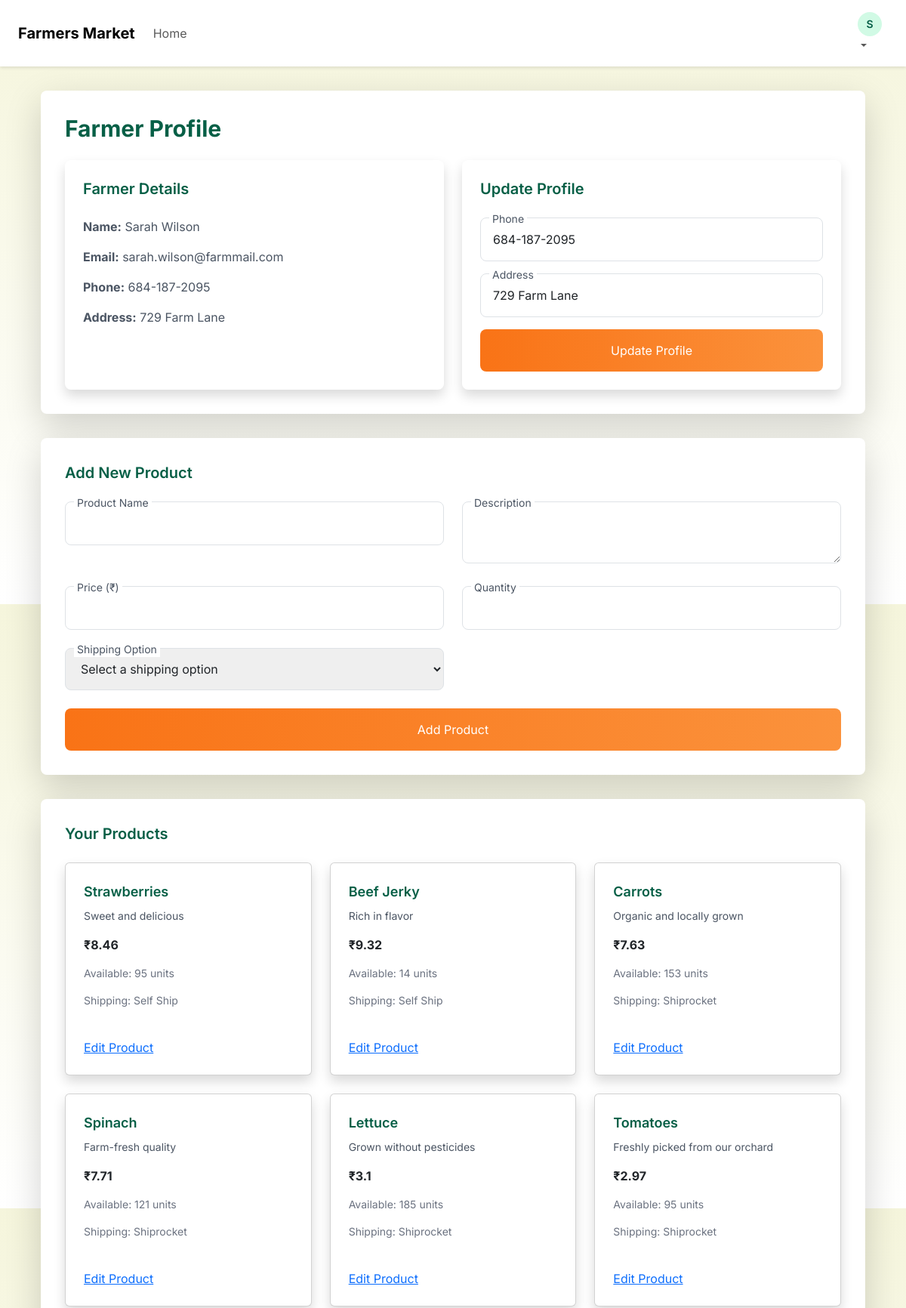
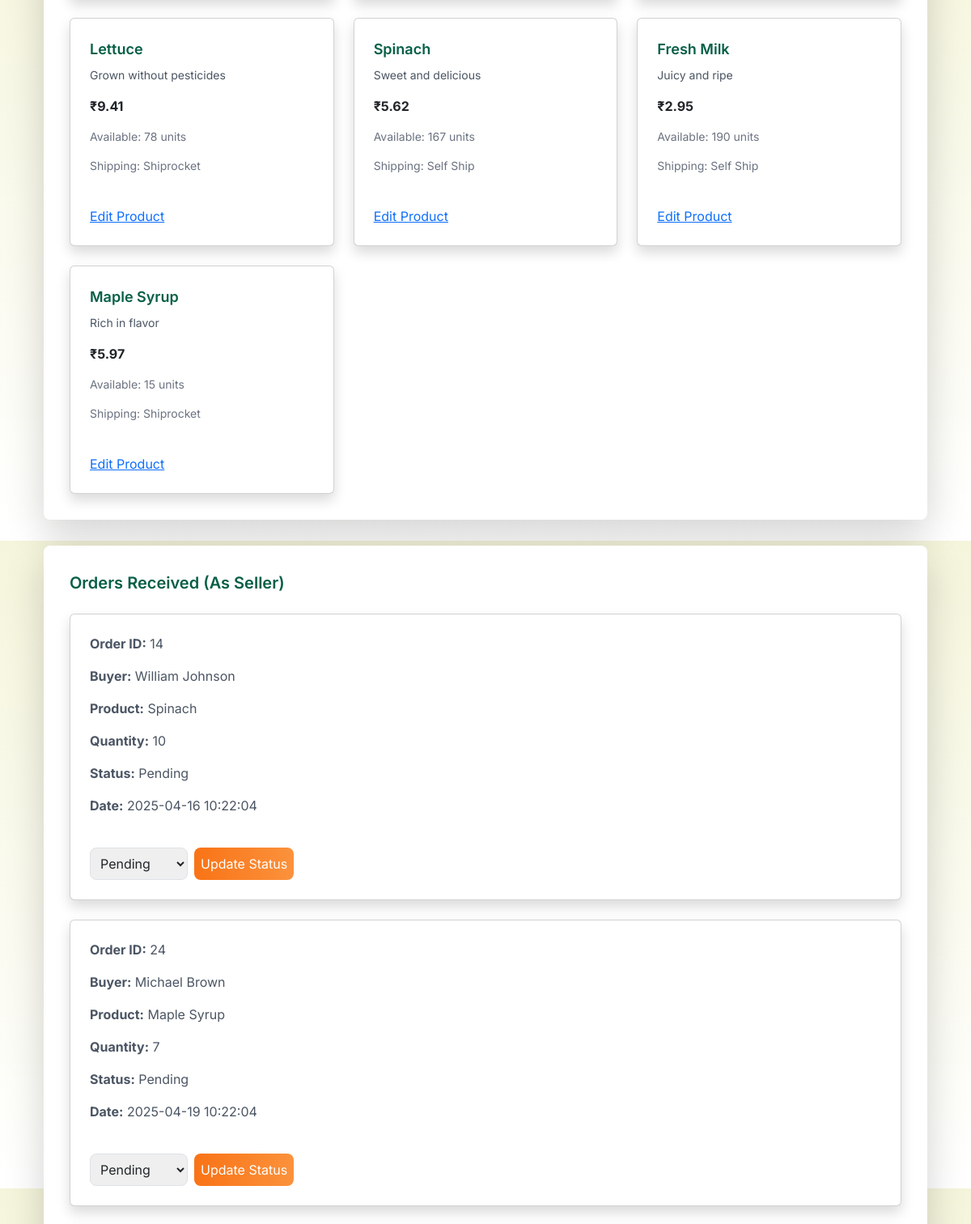
/profile/6 (signed in, upper part), run on the app's committed database (2 pictures, top to bottom).
### app.py (models this page shows, shortened)
class Farmer(db.Model, UserMixin):
    id = db.Column(db.Integer, primary_key=True)
    name = db.Column(db.String(100), nullable=False)
    email = db.Column(db.String(120), unique=True, nullable=False)
    password_hash = db.Column(db.String(128), nullable=False)
    phone = db.Column(db.String(20))
    address = db.Column(db.String(200))
    products = db.relationship('Product', backref='farmer', lazy=True)

class Product(db.Model):
    id = db.Column(db.Integer, primary_key=True)
    name = db.Column(db.String(100), nullable=False)
    description = db.Column(db.Text)
    price = db.Column(db.Float, nullable=False)
    quantity = db.Column(db.Integer, nullable=False)
    farmer_id = db.Column(db.Integer, db.ForeignKey('farmer.id'), nullable=False)
    shipping_option = db.Column(db.String(50), nullable=False)

class Order(db.Model):
    id = db.Column(db.Integer, primary_key=True)
    buyer_name = db.Column(db.String(100), nullable=False)
    buyer_email = db.Column(db.String(120), nullable=False)
    product_id = db.Column(db.Integer, db.ForeignKey('product.id'), nullable=False)
    quantity = db.Column(db.Integer, nullable=False)
    status = db.Column(db.String(50), default='Pending')
    order_date = db.Column(db.DateTime, default=datetime.utcnow)
    product = db.relationship('Product', backref='orders')

### app.py (the view)
@app.route('/profile/<int:farmer_id>')
@login_required
def profile(farmer_id):
    if current_user.id != farmer_id:
        flash('You can only access your own profile', 'error')
        return redirect(url_for('profile', farmer_id=current_user.id))
    try:
        farmer = Farmer.query.get_or_404(farmer_id)
        products = Product.query.filter_by(farmer_id=farmer_id).all()
        seller_orders = Order.query.join(Product).filter(Product.farmer_id == farmer_id).all()
        buyer_orders = Order.query.filter_by(buyer_email=farmer.email).all()
        logger.info(f"Retrieved profile for farmer ID: {farmer_id}")
        return render_template('profile.html', farmer=farmer, products=products, seller_orders=seller_orders, buyer_orders=buyer_orders)
    except OperationalError as e:
        logger.error(f"Error retrieving profile for farmer {farmer_id}: {e}")
        return jsonify({'error': 'Database error, please try again later'}), 500

### app.py (called while the page is built)
@login_manager.user_loader
def load_user(user_id):
    return Farmer.query.get(int(user_id))

### templates/profile.html (shortened to what this page needs)
{% extends 'base.html' %}
{% block content %}
<div class="bg-white p-8 rounded-lg shadow-lg mb-8">
    <h2 class="text-3xl font-bold text-green-800 mb-6">Farmer Profile</h2>
    <div class="grid grid-cols-1 md:grid-cols-2 gap-6">
        <div class="bg-white p-6 rounded-lg shadow">
            <h3 class="text-xl font-semibold text-green-800 mb-4">Farmer Details</h3>
            <p class="text-gray-600"><strong>Name:</strong> {{ farmer.name }}</p>
            <p class="text-gray-600"><strong>Email:</strong> {{ farmer.email }}</p>
            <p class="text-gray-600"><strong>Phone:</strong> {{ farmer.phone or 'Not provided' }}</p>
            <p class="text-gray-600"><strong>Address:</strong> {{ farmer.address or 'Not provided' }}</p>
        </div>
        <div class="bg-white p-6 rounded-lg shadow">
            <h3 class="text-xl font-semibold text-green-800 mb-4">Update Profile</h3>
            <form method="POST" action="{{ url_for('update_farmer', farmer_id=farmer.id) }}" class="space-y-4">
                <div class="relative">
                    <input type="text" id="phone" name="phone" value="{{ farmer.phone or '' }}" class="w-full p-3 border border-gray-300 rounded-lg focus:outline-none focus:border-orange-500">
                    <label for="phone" class="absolute -top-2 left-3 bg-white px-1 text-sm text-gray-600">Phone</label>
                </div>
                <div class="relative">
                    <input type="text" id="address" name="address" value="{{ farmer.address or '' }}" class="w-full p-3 border border-gray-300 rounded-lg focus:outline-none focus:border-orange-500">
                    <label for="address" class="absolute -top-2 left-3 bg-white px-1 text-sm text-gray-600">Address</label>
                </div>
                <button type="submit" class="btn-primary w-full p-3 rounded-lg text-white">Update Profile</button>
            </form>
        </div>
    </div>
</div>
<div class="bg-white p-8 rounded-lg shadow-lg mb-8">
    <h3 class="text-xl font-semibold text-green-800 mb-4">Add New Product</h3>
    <form method="POST" action="{{ url_for('add_product') }}" class="grid grid-cols-1 md:grid-cols-2 gap-4">
        <div class="relative">
            <input type="text" id="name" name="name" required class="w-full p-3 border border-gray-300 rounded-lg focus:outline-none focus:border-orange-500">
            <label for="name" class="absolute -top-2 left-3 bg-white px-1 text-sm text-gray-600">Product Name</label>
        </div>
        <div class="relative">
            <textarea id="description" name="description" class="w-full p-3 border border-gray-300 rounded-lg focus:outline-none focus:border-orange-500"></textarea>
            <label for="description" class="absolute -top-2 left-3 bg-white px-1 text-sm text-gray-600">Description</label>
        </div>
        <div class="relative">
            <input type="number" id="price" name="price" required step="0.01" min="0" class="w-full p-3 border border-gray-300 rounded-lg focus:outline-none focus:border-orange-500">
            <label for="price" class="absolute -top-2 left-3 bg-white px-1 text-sm text-gray-600">Price (₹)</label>
        </div>
        <div class="relative">
            <input type="number" id="quantity" name="quantity" required min="0" class="w-full p-3 border border-gray-300 rounded-lg focus:outline-none focus:border-orange-500">
            <label for="quantity" class="absolute -top-2 left-3 bg-white px-1 text-sm text-gray-600">Quantity</label>
        </div>
        <div class="relative">
            <select id="shipping_option" name="shipping_option" required class="w-full p-3 border border-gray-300 rounded-lg focus:outline-none focus:border-orange-500">
                <option value="" disabled selected>Select a shipping option</option>
            </select>
            <label for="shipping_option" class="absolute -top-2 left-3 bg-white px-1 text-sm text-gray-600">Shipping Option</label>
        </div>
        <button type="submit" class="btn-primary p-3 rounded-lg text-white md:col-span-2">Add Product</button>
    </form>
</div>
<div class="bg-white p-8 rounded-lg shadow-lg mb-8">
    <h3 class="text-xl font-semibold text-green-800 mb-4">Your Products</h3>
    {% if products %}
        <div class="grid grid-cols-1 sm:grid-cols-2 lg:grid-cols-3 gap-6">
            {% for product in products %}
                <div class="card bg-white p-6 rounded-lg shadow">
                    <h4 class="text-lg font-semibold text-green-800">{{ product.name }}</h4>
                    <p class="text-gray-600 text-sm">{{ product.description or 'No description' }}</p>
                    <p class="text-orange-600 font-bold">₹{{ product.price }}</p>
                    <p class="text-gray-500 text-sm">Available: {{ product.quantity }} units</p>
                    <p class="text-gray-500 text-sm">Shipping: {{ product.shipping_option }}</p>
                    <a href="{{ url_for('product', product_id=product.id) }}" class="mt-4 text-orange-500 hover:underline">Edit Product</a>
                </div>
            {% endfor %}
        </div>
    {% else %}
        <p class="text-gray-600">No products added yet.</p>
    {% endif %}
</div>
<div class="bg-white p-8 rounded-lg shadow-lg mb-8">
    <h3 class="text-xl font-semibold text-green-800 mb-4">Orders Received (As Seller)</h3>
    {% if seller_orders %}
        <div class="space-y-6">
            {% for order in seller_orders %}
                <div class="card bg-white p-6 rounded-lg shadow">
                    <p class="text-gray-600"><strong>Order ID:</strong> {{ order.id }}</p>
                    <p class="text-gray-600"><strong>Buyer:</strong> {{ order.buyer_name }}</p>
                    <p class="text-gray-600"><strong>Product:</strong> {{ order.product.name }}</p>
                    <p class="text-gray-600"><strong>Quantity:</strong> {{ order.quantity }}</p>
                    <p class="text-gray-600"><strong>Status:</strong> {{ order.status }}</p>
                    <p class="text-gray-600"><strong>Date:</strong> {{ order.order_date.strftime('%Y-%m-%d %H:%M:%S') }}</p>
                    {% if order.status != 'Completed' %}
                        <form method="POST" action="{{ url_for('update_order_status', order_id=order.id) }}" class="mt-4 flex gap-2">
                            <select name="status" class="p-2 border border-gray-300 rounded-lg focus:outline-none focus:border-orange-500">
                                <option value="Pending" {% if order.status == 'Pending' %}selected{% endif %}>Pending</option>
                            </select>
                            <button type="submit" class="btn-primary p-2 rounded-lg text-white">Update Status</button>
                        </form>
                    {% else %}
                        <p class="text-gray-600 mt-4">Completed (Locked)</p>
                    {% endif %}
                </div>
            {% endfor %}
        </div>
    {% else %}
        <p class="text-gray-600">No orders received yet.</p>
    {% endif %}
</div>
{% endblock %}

### templates/base.html (shortened to what this page needs)
<!DOCTYPE html>
<html lang="en">
<head>
    <link href="https://cdn.jsdelivr.net/npm/tailwindcss@2.2.19/dist/tailwind.min.css" rel="stylesheet">
    <link href="https://cdn.jsdelivr.net/npm/bootstrap@5.3.3/dist/css/bootstrap.min.css" rel="stylesheet">
</head>
<body>
    <nav class="navbar navbar-expand-lg">
        <div class="container-fluid mx-auto max-w-7xl px-4">
            <a class="navbar-brand text-2xl font-bold text-green-800" href="{{ url_for('index') }}">Farmers Market</a>
            <div class="collapse navbar-collapse" id="navbarNav">
                <ul class="navbar-nav me-auto">
                    <li class="nav-item">
                        <a class="nav-link text-gray-700" href="{{ url_for('index') }}">Home</a>
                    </li>
                </ul>
                <ul class="navbar-nav ms-auto">
                    {% if current_user.is_authenticated %}
                        <li class="nav-item dropdown">
                            <a class="nav-link dropdown-toggle text-gray-700" href="#" role="button" data-bs-toggle="dropdown" aria-expanded="false">
                                <span class="rounded-full bg-green-100 w-8 h-8 flex items-center justify-center text-sm font-semibold text-green-800">{{ current_user.name[0] }}</span>
                            </a>
                        </li>
                    {% endif %}
                </ul>
            </div>
        </div>
    </nav>
    <main class="container mx-auto max-w-7xl px-4 py-8">
        {% block content %}{% endblock %}
    </main>
</body>
</html>

### templates/base.html (style rules this page uses)
body { font-family: 'Inter', sans-serif; background: linear-gradient(to bottom, #F5F5DC, #FFFFFF); }
.navbar { background: #FFFFFF; box-shadow: 0 2px 4px rgba(0, 0, 0, 0.1); position: sticky; top: 0; z-index: 1000; }
.btn-primary { background: linear-gradient(to right, #F97316, #FB923C); border: none; border-radius: 0.5rem; transition: transform 0.2s, box-shadow 0.2s; }
.card { transition: transform 0.2s; }

### data on the page
Farmer: name "S", name "Sarah Wilson", email "sarah.wilson@farmmail.com", phone "684-187-2095", address "729 Farm Lane"
Product: name "Strawberries", description "Sweet and delicious", price "8.46", quantity "95", shipping_option "Self Ship"
Product: name "Beef Jerky", description "Rich in flavor", price "9.32", quantity "14", shipping_option "Self Ship"
Product: name "Carrots", description "Organic and locally grown", price "7.63", quantity "153", shipping_option "Shiprocket"
Product: name "Spinach", description "Farm-fresh quality", price "7.71", quantity "121", shipping_option "Shiprocket"
Product: name "Lettuce", description "Grown without pesticides", price "3.1", quantity "185", shipping_option "Shiprocket"
Product: name "Tomatoes", description "Freshly picked from our orchard", price "2.97", quantity "95", shipping_option "Shiprocket"
Product: name "Lettuce", description "Grown without pesticides", price "9.41", quantity "78", shipping_option "Shiprocket"
Product: name "Spinach", description "Sweet and delicious", price "5.62", quantity "167", shipping_option "Self Ship"
Product: name "Fresh Milk", description "Juicy and ripe", price "2.95", quantity "190", shipping_option "Self Ship"
Product: name "Maple Syrup", description "Rich in flavor", price "5.97", quantity "15", shipping_option "Shiprocket"
Order: id "14", buyer_name "William Johnson", product.name "Spinach", quantity "10", status "Pending", order_date "2025-04-16 10:22:04"
Order: id "24", buyer_name "Michael Brown", product.name "Maple Syrup", quantity "7", status "Pending", order_date "2025-04-19 10:22:04"
